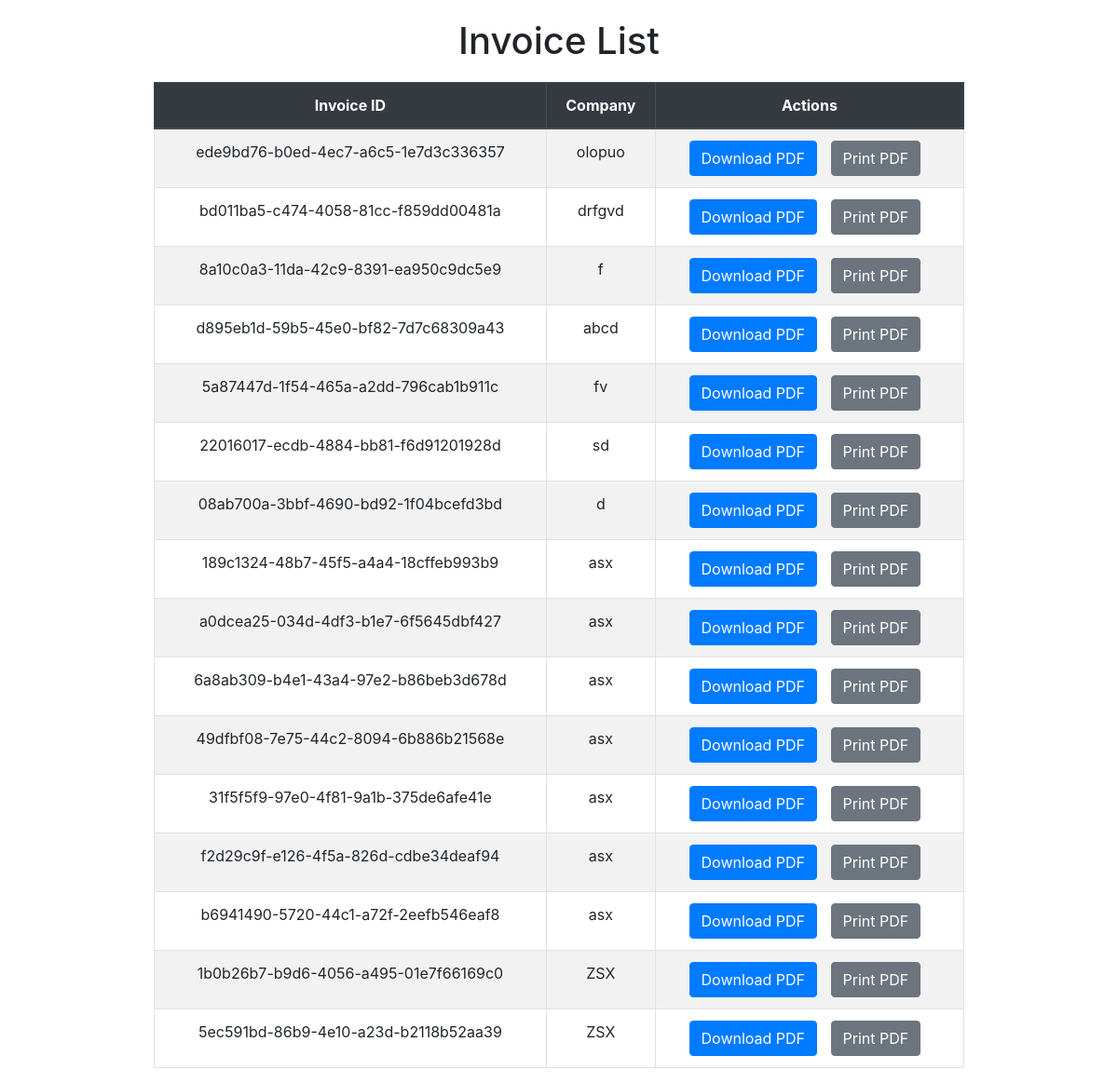
Screenshot of /invoices/ with the database file from the repository.
### accounts/models.py (models this page shows)
class MyFormData(models.Model):
    user = models.ForeignKey(CustomUser, on_delete=models.CASCADE, related_name='myformdata', null=True)
    company = models.CharField(max_length=100)
    your_name = models.CharField(max_length=100)
    company_gstin = models.CharField(max_length=50)
    company_address = models.TextField()
    city = models.CharField(max_length=100)
    state = models.CharField(max_length=100)
    country = models.CharField(max_length=100)
    client_company = models.CharField(max_length=100)
    client_gstin = models.CharField(max_length=50)
    client_address = models.TextField()
    client_city = models.CharField(max_length=100)
    client_state = models.CharField(max_length=100)
    client_country = models.CharField(max_length=100)
    invoice = models.CharField(max_length=50)
    datetime_field1 = models.DateTimeField()
    datetime_field2 = models.DateTimeField()
    logo = models.ImageField(upload_to='logos/', blank=True, null=True)
    notes = models.TextField(blank=True, null=True)
    terms_conditions = models.TextField(blank=True, null=True)
    invoice_id = models.CharField(max_length=50, blank=True, null=True, unique=True)

### accounts/views.py (the view)
# urls.py: path('invoices/', views.invoice_list_view, name='invoice_list_view'),
def invoice_list_view(request):
    invoices = MyFormData.objects.all()
    return render(request, 'invoice_list.html', {'invoices': invoices})

### templates/invoice_list.html (shortened to what this page needs)
<!DOCTYPE html>
<html>
<head>
    <link href="https://stackpath.bootstrapcdn.com/bootstrap/4.5.2/css/bootstrap.min.css" rel="stylesheet">
</head>
<body>
    <div class="container">
        <h1 class="text-center">Invoice List</h1>
        <table class="table table-striped table-bordered">
            <thead class="thead-dark">
                <tr>
                    <th>Invoice ID</th>
                    <th>Company</th>
                    <th>Actions</th>
                </tr>
            </thead>
            <tbody>
                {% for invoice in invoices %}
                <tr>
                    <td>{{ invoice.invoice_id }}</td>
                    <td>{{ invoice.company }}</td>
                    <td>
                        <a href="{% url 'generate_pdf' invoice.invoice_id %}" class="btn btn-primary btn-custom">Download PDF</a>
                        <button class="btn btn-secondary btn-custom" onclick="printPDF('{{ invoice.invoice_id }}')">Print PDF</button>
                    </td>
                </tr>
                {% empty %}
                <tr>
                    <td colspan="3" class="no-data">No invoices available.</td>
                </tr>
                {% endfor %}
            </tbody>
        </table>
    </div>
</body>
</html>

### templates/invoice_list.html (style rules this page uses)
body { padding-top: 20px; }
.container { max-width: 900px; }
.table th, .table td { text-align: center; }
.btn-custom { margin-right: 10px; }
h1 { margin-bottom: 20px; }

### rows the page displays
MyFormData: invoice_id "ede9bd76-b0ed-4ec7-a6c5-1e7d3c336357", company "olopuo"
MyFormData: invoice_id "bd011ba5-c474-4058-81cc-f859dd00481a", company "drfgvd"
MyFormData: invoice_id "8a10c0a3-11da-42c9-8391-ea950c9dc5e9", company "f"
MyFormData: invoice_id "d895eb1d-59b5-45e0-bf82-7d7c68309a43", company "abcd"
MyFormData: invoice_id "5a87447d-1f54-465a-a2dd-796cab1b911c", company "fv"
MyFormData: invoice_id "22016017-ecdb-4884-bb81-f6d91201928d", company "sd"
MyFormData: invoice_id "08ab700a-3bbf-4690-bd92-1f04bcefd3bd", company "d"
MyFormData: invoice_id "189c1324-48b7-45f5-a4a4-18cffeb993b9", company "asx"
MyFormData: invoice_id "a0dcea25-034d-4df3-b1e7-6f5645dbf427", company "asx"
MyFormData: invoice_id "6a8ab309-b4e1-43a4-97e2-b86beb3d678d", company "asx"
MyFormData: invoice_id "49dfbf08-7e75-44c2-8094-6b886b21568e", company "asx"
MyFormData: invoice_id "31f5f5f9-97e0-4f81-9a1b-375de6afe41e", company "asx"
MyFormData: invoice_id "f2d29c9f-e126-4f5a-826d-cdbe34deaf94", company "asx"
MyFormData: invoice_id "b6941490-5720-44c1-a72f-2eefb546eaf8", company "asx"
MyFormData: invoice_id "1b0b26b7-b9d6-4056-a495-01e7f66169c0", company "ZSX"
MyFormData: invoice_id "5ec591bd-86b9-4e10-a23d-b2118b52aa39", company "ZSX"
